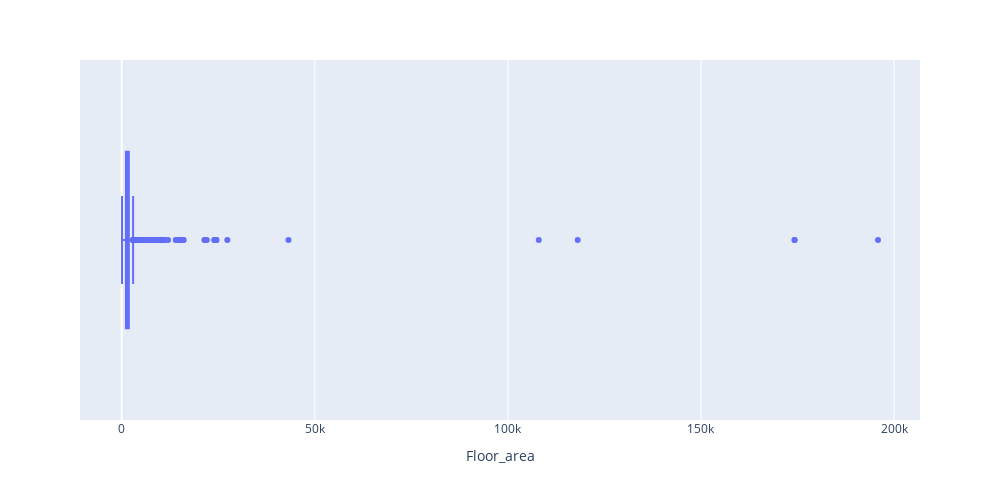

Notebook source saved alongside this figure:
### Code cell
px.box(df,x='Floor_area',width=1000,height=500)

### Figure 1 — Plotly figure (JSON) as saved in the notebook; plotly's stock layout.template omitted (floating-point values rounded to 4 significant figures; data arrays with more than 128 entries replaced by an {"elided": "..."} marker saying what was removed)
{"data": [{"alignmentgroup": "True", "hovertemplate": "Floor_area=%{x}<extra></extra>", "legendgroup": "", "marker": {"color": "#636efa"}, "name": "", "notched": false, "offsetgroup": "", "orientation": "h", "showlegend": false, "type": "box", "x": {"elided": "3845 float values"}, "x0": " ", "xaxis": "x", "y0": " ", "yaxis": "y"}], "layout": {"boxmode": "group", "height": 500, "legend": {"tracegroupgap": 0}, "margin": {"t": 60}, "width": 1000, "xaxis": {"anchor": "y", "domain": [0, 1], "title": {"text": "Floor_area"}}, "yaxis": {"anchor": "x", "domain": [0, 1]}}}
